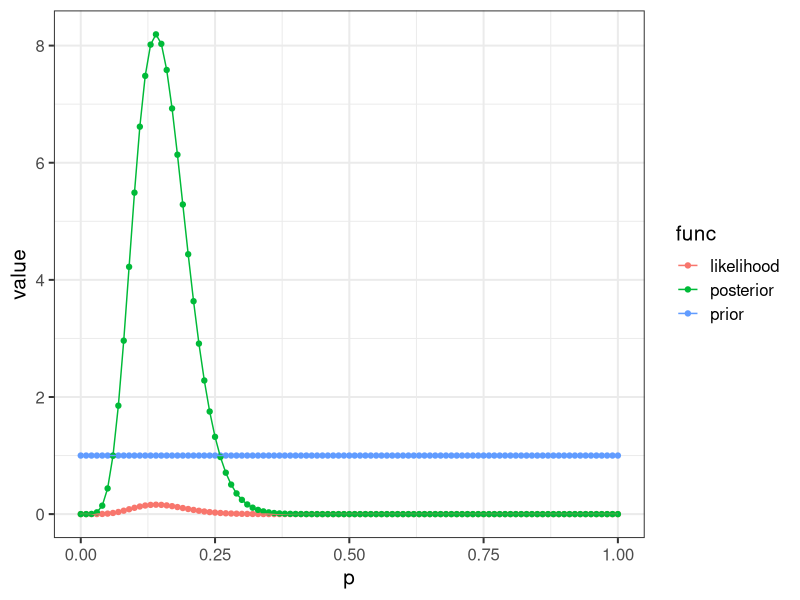
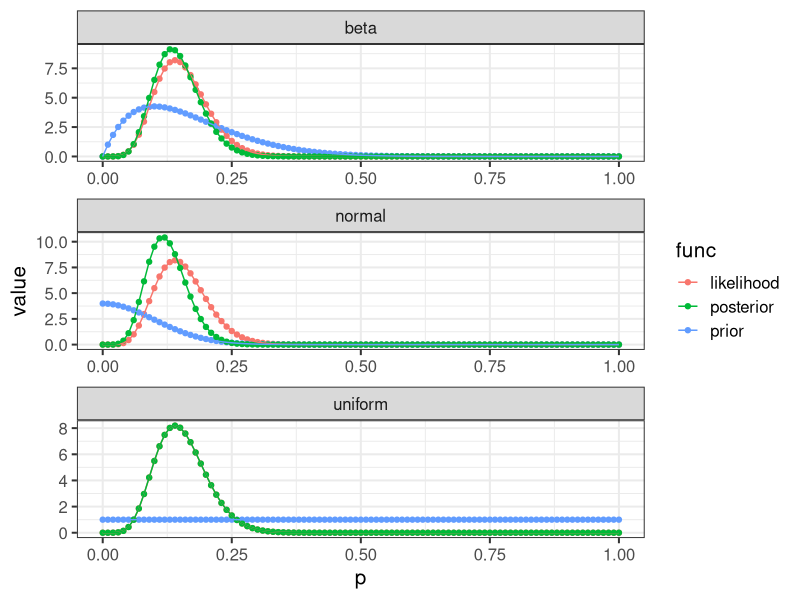
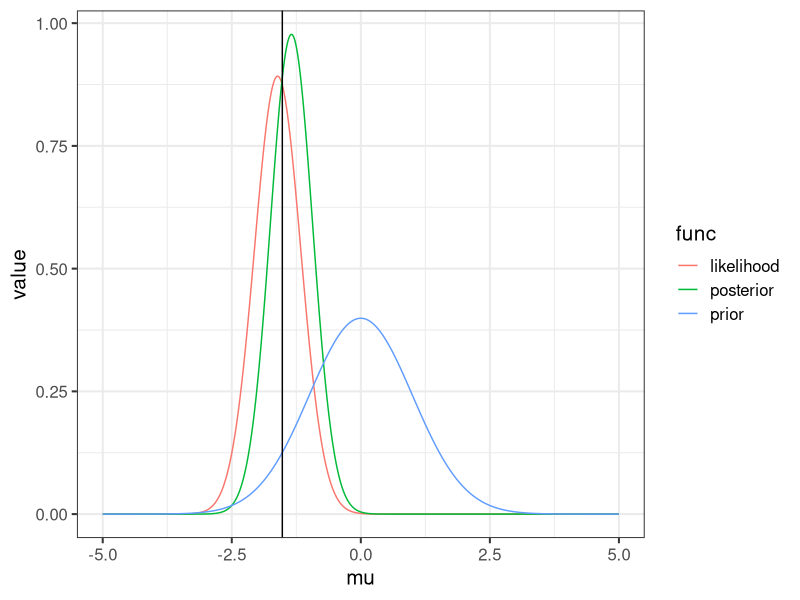

These figures' R source, in order:
## ---- chunk 1
library(magrittr)
library(tidyverse)
library(cowplot)
theme_set(theme_bw(15))
## ---- chunk 2

# Sample size
N <- 50

# 7/50 are left-handed
x <- 7

# Define a grid of points in the interval [0, 1], with 0.01 interval
delta <- 0.01
p_grid <- seq(from = 0, to = 1, by = delta)

## ---- chunk 3

likelihood <- dbinom(x = x, size = N, prob = p_grid)
prior <- rep(1, length(p_grid))
posterior <- likelihood*prior

# normalize posterior
posterior <- posterior/(sum(posterior)*delta)

# Make data frame
df <- data.frame(p = p_grid, likelihood, prior, posterior)

## ---- chunk 4
# wide to long format
df_l <- df %>%
  gather(key = "func", value = "value", -p)

# Plot
p1 <- ggplot(df_l, 
       aes(x = p, y = value, color = func)) + 
  geom_point() +
  geom_line()

p1
## ---- chunk 5

data.frame(Estimate = c("Mode", "Mean", "Variance"), 
           Value = c(df[which.max(df$posterior), "p"],
                     sum(df$p*df$posterior*delta), 
                     sum(df$p^2*df$posterior*delta) - sum(df$p*df$posterior*delta)^2))

## ---- chunk 6

uniform_prior <- dunif(x = p_grid, min = 0, max = 1)
normal_prior <- dnorm(x = p_grid, mean = 0, sd = 0.1)
beta_prior <- dbeta(x = p_grid, shape1 = 2, shape2 = 10)

posterior1 <- likelihood*uniform_prior/(sum(likelihood*uniform_prior)*delta)
posterior2 <- likelihood*normal_prior/(sum(likelihood*normal_prior)*delta)
posterior3 <- likelihood*beta_prior/(sum(likelihood*beta_prior)*delta)

# Normalized likelihood
likelihood <- likelihood/(sum(likelihood)*delta)


df2 <- data.frame(p = rep(p_grid, 3), 
                  likelihood = rep(likelihood, 3),
                  prior = c(uniform_prior,  normal_prior, beta_prior), 
                  posterior = c(posterior1, posterior2, posterior3), 
                  prior_type = rep(c("uniform", "normal", "beta"),
                                   each = length(p_grid)))

df2_w <- df2 %>% gather(key = "func", value = "value", -c(p, prior_type))

p2 <-ggplot(df2_w,
         aes(x = p, y = value, color = func)) + 
    geom_point() + 
    geom_line() +
    facet_wrap(~prior_type,
               scales = "free", 
               ncol = 1)
    
p2    
    

## ---- chunk 7

# Sample size
N <- 5

# Generate data
sigma <- 1
unknown_mu <- runif(1, -5, 5)
x <- rnorm(n = N,
           mean = unknown_mu,
           sd = sigma) 


# Define a grid of points for mu
delta <- 0.01
mu_grid <- seq(from = -5, to = 5, by = delta)

## ---- chunk 8

df <- data.frame(mu = mu_grid)

# Log likelihood
for(i in 1:nrow(df)) {
  # print(i)
  df[i, "log_likelihood"] <- sum(dnorm(x = x,
                                   mean = df[i, "mu"], sd = sigma,
                                   log = TRUE))
}

df <- df %>% 
  mutate(likelihood = exp(log_likelihood))

# Prior: mu ~ N(0, 1)
df <- df %>% 
  mutate(log_prior = dnorm(x = mu,
                           mean = 0 ,
                           sd = 1,
                           log = TRUE)) %>% 
  mutate(prior = exp(log_prior))

# Posterior
df <- df %>% 
  mutate(log_posterior = log_prior + log_likelihood) %>% 
  mutate(posterior = exp(log_posterior)) %>% 
  mutate(posterior = posterior/(sum(posterior)*delta)) # normalize

# Normalize likelihood (for better illustration)
df <- df %>% 
  mutate(likelihood = likelihood/(sum(likelihood)*delta))
## ---- chunk 9

# Wide --> long format
df_l <- df %>% 
  gather(key = "func", value = "value", -c("mu"))


# In log scale
p_log <- ggplot(df_l %>% 
         filter(grepl("log", func)), 
       aes(x = mu, y = value, color = func)) +
  geom_line() +
  geom_vline(xintercept = unknown_mu)

# In regular scale
p_reg <- ggplot(df_l %>% 
         filter(!grepl("log", func)), 
       aes(x = mu, y = value, color = func)) +
  geom_line() +
  geom_vline(xintercept = unknown_mu)

p_reg

